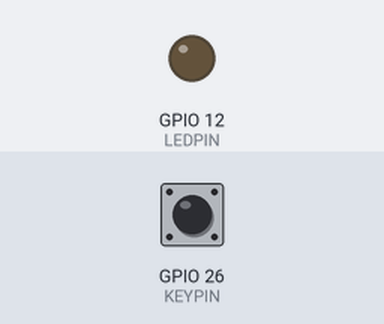
A sketch run on a simulated ESP32. Parts: output pins drawn as LEDs (lit = HIGH). Inputs (shaded band) come from the test bench; at power-on: GPIO 26 (KEYPIN) HIGH.

Above: at 1.2 s.
1.3 s: GPIO 26 (KEYPIN) pulled LOW for 0.15 s
At 2.6 s:
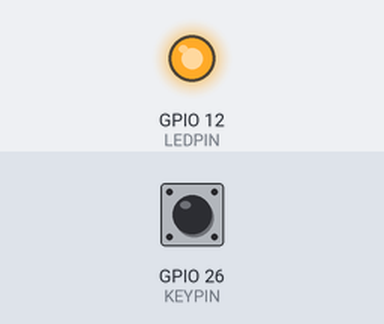
2.9 s: GPIO 26 (KEYPIN) pulled LOW for 1 s
At 5.1 s:
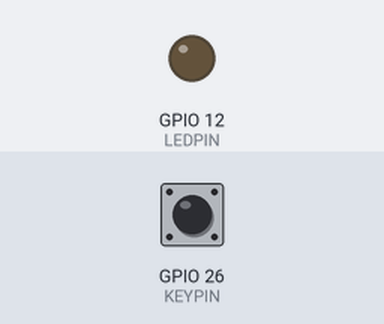
5.4 s: GPIO 26 (KEYPIN) pulled LOW for 3.2 s
At 10.0 s:
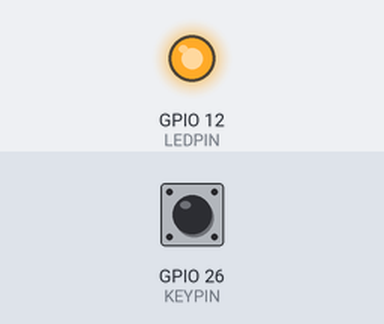
Timing chart, 0 to 11.5 s (numbered marks = the images above; inputs shaded):
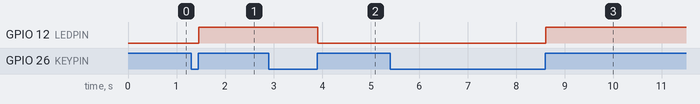

The sketch:

Button_Anti_Jitter.ino
```cpp
const int KEYPIN = 26;
const int LEDPIN = 12;
int preKeyVal = 1;
int preKeyState = 1;
bool keyFlag = 0;
unsigned int preTime = 0;
int debounceDelay = 10;

void GetKeyState();

void setup()
{
    pinMode(KEYPIN, INPUT);
    pinMode(LEDPIN, OUTPUT);
}

void loop()
{
    GetKeyState();
    digitalWrite(LEDPIN, keyFlag);
}

void GetKeyState()
{
    int keyVal = digitalRead(KEYPIN);
    if (keyVal != preKeyVal)
    {
        preTime = millis();
        preKeyVal = keyVal;
    }
    if ((millis() - preTime) > debounceDelay)
    {
        if (keyVal != preKeyState)
        {
            preKeyState = keyVal;
            if (keyVal == HIGH)
            {
                keyFlag = !keyFlag;
            }
        }
    }
}
```

Measured:
- after the input at 1.3 s, GPIO 12 (LEDPIN): LOW → HIGH after 0.16 s
- after the input at 2.9 s, GPIO 12 (LEDPIN): HIGH → LOW after 1.0 s
- after the input at 5.4 s, GPIO 12 (LEDPIN): LOW → HIGH after 3.2 s
